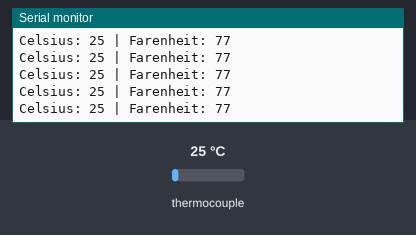
Simulated run of this sketch. Board: Arduino Uno, built with avr-gcc and run on an emulated ATmega328P. On the bench: the last lines printed to the serial monitor. The test bench sets the inputs (shaded band); at power-on: thermocouple 25 °C.

Above: at 1.2 s.
1.3 s: thermocouple set to 6 °C
At 1.8 s:
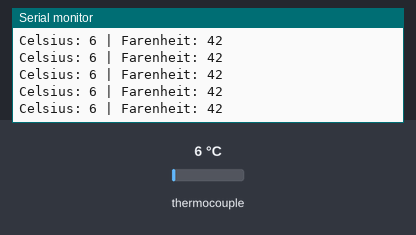
4.3 s: thermocouple set to 75 °C
At 5.3 s:
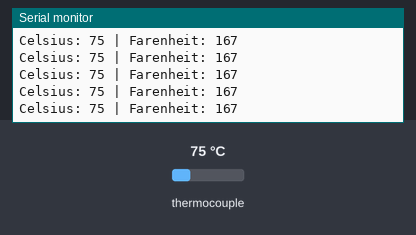
Timing chart, 0 to 6.1 s (numbered marks = the images above; inputs shaded):
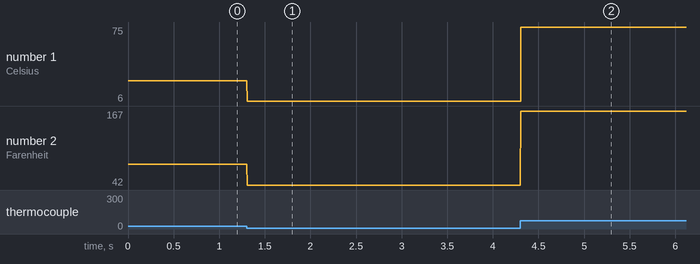

Measured:
- after the input at 1.3 s, the serial monitor: prints a new line at once (image 1)
- after the input at 4.3 s, the serial monitor: prints a new line at once (image 2)
- plotted number 1: 25 → 6 after the input at 1.3 s, 6 → 75 after the input at 4.3 s
- plotted number 2: 77 → 42 after the input at 1.3 s, 42 → 167 after the input at 4.3 s

The sketch:

thermocouple-MAX31855_test.ino
```cpp
#include "Adafruit_MAX31855.h"

// Thermocouple Setup
#define MAXDO   4
#define MAXCS   5
#define MAXCLK  6
Adafruit_MAX31855 thermocouple(MAXCLK, MAXCS, MAXDO);

void setup() {
  // put your setup code here, to run once:
  Serial.begin(115200);
}

void loop() {
  // put your main code here, to run repeatedly:
  int probeCel = thermocouple.readCelsius();
  int probeFarh = thermocouple.readFahrenheit();
  Serial.print("Celsius: "); Serial.print(probeCel); Serial.print(" | Farenheit: "); Serial.println(probeFarh);
}
```
